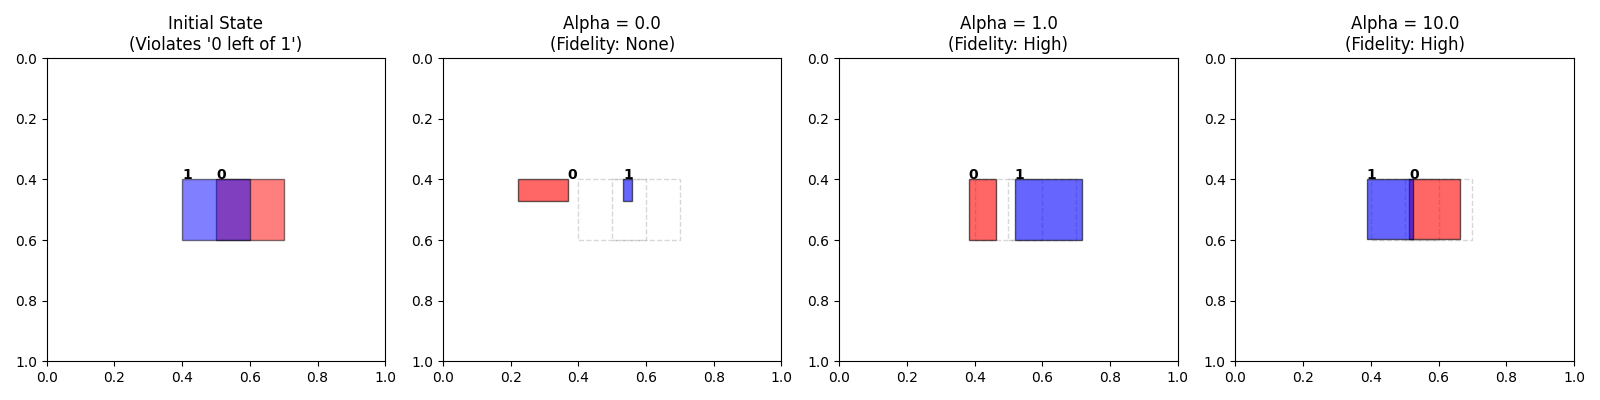

This chart was generated by the following Python code:
"""
README:
This script is used to test the optimization of the layout of the boxes with constraints.
The boxes are initialized with random positions and random sizes.
The optimization is performed by minimizing the loss function.
The loss function is the sum of the following three terms:
1. The alignment loss of the bottom of the boxes.
2. The overlap loss of the boxes.
3. The boundary loss of the boxes.

Advantages:
1. we can control the relationship between the boxes.
2. we can control the fidelity of the layout.
"""

import torch
import torch.nn as nn
import torch.optim as optim
import matplotlib.pyplot as plt
import matplotlib.patches as patches

class AdjustableLayoutOptimizer:
    def __init__(self, initial_boxes, constraints, alpha=0.0):
        """
        alpha: 调控因子 (0.0 ~ 100.0)
               0.0  = 自由优化 (Freedom)
               high = 强力锚定 (Rigidity)
        """
        # 1. 深度拷贝初始状态，作为“锚点”，不可训练
        self.initial_state = initial_boxes.clone().detach()
        
        # 2. 待优化参数
        self.boxes = nn.Parameter(initial_boxes.clone())
        
        self.constraints = constraints
        self.alpha = alpha # 用户指定的调控因子
        self.margin = 0.05

    def get_corners(self, xywh):
        x, y, w, h = xywh
        return x, y, x+w, y+h

    def calc_constraint_loss(self):
        """计算原本的约束 Loss (相对位置 + 绝对位置 + 物理约束)"""
        loss = torch.tensor(0.0)
        
        # --- A. 简化版的约束逻辑 (同前) ---
        for c in self.constraints:
            ctype = c['type']
            if 'source' in c:
                # 相对约束
                i, j = c['source'], c['target']
                xi_min, yi_min, xi_max, yi_max = self.get_corners(self.boxes[i])
                xj_min, yj_min, xj_max, yj_max = self.get_corners(self.boxes[j])
                
                if ctype == 'left_of': loss += torch.relu((xi_max + self.margin) - xj_min)
                elif ctype == 'right_of': loss += torch.relu((xj_max + self.margin) - xi_min)
                elif ctype == 'below': loss += torch.relu((yj_max + self.margin) - yi_min)
                # ... 其他约束省略 ...
            
            else:
                # 绝对/尺寸约束
                pass # 为演示简洁略过，逻辑同前文

        # 基础物理约束 (防重叠 + 边界)
        # 简单防重叠示例
        for i in range(len(self.boxes)):
            for j in range(i + 1, len(self.boxes)):
                xi1, yi1, xi2, yi2 = self.get_corners(self.boxes[i])
                xj1, yj1, xj2, yj2 = self.get_corners(self.boxes[j])
                
                inter_w = torch.relu(torch.min(xi2, xj2) - torch.max(xi1, xj1))
                inter_h = torch.relu(torch.min(yi2, yj2) - torch.max(yi1, yj1))
                loss += (inter_w * inter_h) * 10.0 # 重叠惩罚

        return loss

    def calc_fidelity_loss(self):
        """
        核心改动：计算保真度 Loss
        惩罚当前 boxes 与 initial_state 的距离
        """
        # 1. 位置差异 (x, y)
        pos_diff = (self.boxes[:, :2] - self.initial_state[:, :2]) ** 2
        # 2. 尺寸差异 (w, h)
        size_diff = (self.boxes[:, 2:] - self.initial_state[:, 2:]) ** 2
        
        # 求和
        return torch.sum(pos_diff + size_diff)

    def optimize(self, steps=500, lr=0.01):
        optimizer = optim.Adam([self.boxes], lr=lr)
        
        for step in range(steps):
            optimizer.zero_grad()
            
            # 1. 计算必须满足的约束 Loss
            l_const = self.calc_constraint_loss()
            
            # 2. 计算保持原样的保真度 Loss
            l_fidelity = self.calc_fidelity_loss()
            
            # 3. 核心公式：总 Loss = 约束 + alpha * 锚定
            # 注意：如果 alpha 很大，优化器会尽量不动，除非 l_const 极大
            total_loss = l_const + self.alpha * l_fidelity
            
            total_loss.backward()
            optimizer.step()
            
        return self.boxes.detach()

# ==========================================
# 4. 可视化对比：不同 Alpha 的影响
# ==========================================

# 场景：Box 0 (左边) 和 Box 1 (右边) 发生了重叠
# 用户约束：Box 0 必须在 Box 1 左边 (left_of)
# 初始状态：Box 0 在 0.5, Box 1 在 0.4 (严重违规，且重叠)

init_boxes = torch.tensor([
    [0.5, 0.4, 0.2, 0.2], # Box 0 (原本在右边)
    [0.4, 0.4, 0.2, 0.2], # Box 1 (原本在左边)
])

constraints = [{'type': 'left_of', 'source': 0, 'target': 1}]

# 实验不同的 alpha
alphas = [0.0, 1.0, 10.0]
results = []

for a in alphas:
    opt = AdjustableLayoutOptimizer(init_boxes, constraints, alpha=a)
    res = opt.optimize()
    results.append((a, res))

# 绘图逻辑 (略微简化)
fig, axes = plt.subplots(1, 4, figsize=(16, 4))

# 1. 初始状态
axes[0].set_title("Initial State\n(Violates '0 left of 1')")
axes[0].set_xlim(0, 1); axes[0].set_ylim(0, 1); axes[0].invert_yaxis()
for i, b in enumerate(init_boxes):
    axes[0].add_patch(patches.Rectangle((b[0], b[1]), b[2], b[3], ec='black', fc=['red','blue'][i], alpha=0.5))
    axes[0].text(b[0], b[1], f"{i}", fontweight='bold')

# 2. 不同 Alpha 的结果
for idx, (alpha, res_boxes) in enumerate(results):
    ax = axes[idx+1]
    ax.set_title(f"Alpha = {alpha}\n(Fidelity: {'None' if alpha==0 else 'High'})")
    ax.set_xlim(0, 1); ax.set_ylim(0, 1); ax.invert_yaxis()
    
    # 画初始位置的虚线框作为参考
    for b in init_boxes:
        ax.add_patch(patches.Rectangle((b[0], b[1]), b[2], b[3], ec='gray', fill=False, ls='--', alpha=0.3))

    # 画优化后的位置
    for i, b in enumerate(res_boxes):
        ax.add_patch(patches.Rectangle((b[0], b[1]), b[2], b[3], ec='black', fc=['red','blue'][i], alpha=0.6))
        ax.text(b[0], b[1], f"{i}", fontweight='bold')

plt.tight_layout()
plt.savefig('test_constracts_adjust.png')
# plt.show()
